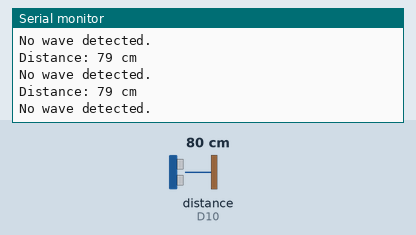
Bench run of a sketch on a simulated Arduino MKR. Parts: the last lines printed to the serial monitor. Wiring (inferred from the names in the program): ultrasonic range finder: trigger D9; echo D10. The inputs (shaded band) are chosen by the test bench; at power-on: distance to the obstacle (sensor on D10) 80 cm. The echo pulse lasts 58.3 µs per cm; WiFi joins after 1.5 s; servers stay silent unless stated; no MQTT or app messages arrive unless stated.

Above: at 3.2 s.
3.3 s: distance to the obstacle (sensor on D10) set to 2 cm
At 4.5 s:
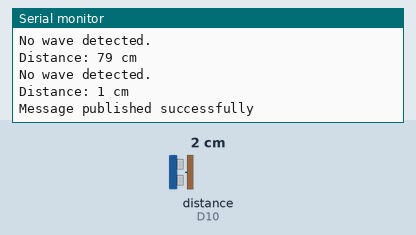
4.8 s: distance to the obstacle (sensor on D10) set to 4 cm
At 7.1 s:
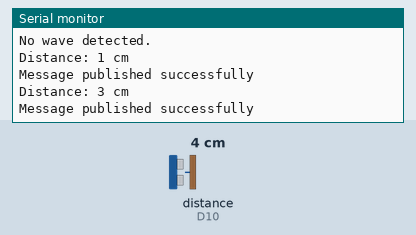
Timing chart, 0 to 8.6 s (numbered marks = the images above; inputs shaded):
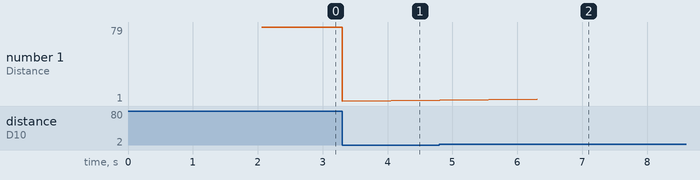

The sketch:

Task3.3DPublisherCode.ino
```cpp
//---------------PUBLISHER CODE: This code sends messages to a specific MQTT topic based on certain conditions (like detecting a wave with an ultrasonic sensor).------

#include <WiFiNINA.h>
#include <PubSubClient.h>

// WiFi credentials and MQTT server settings
const char* ssid = "Vansh";           // WiFi SSID
const char* password = "12345678";     // WiFi password
const char* mqtt_server = "broker.emqx.io";  // EMQX MQTT broker
const int mqtt_port = 1883;
const char* mqtt_topic_wave = "SIT210/wave";  // MQTT topic

// Ultrasonic Sensor pins
const int trigPin = 9;
const int echoPin = 10;
long duration;
int distance;

// Instances for WiFiClient and PubSubClient
WiFiClient espClient;
PubSubClient client(espClient);

// Function to initialize ultrasonic sensor
void setupUltrasonicSensor(int trigPin, int echoPin) {
    pinMode(trigPin, OUTPUT);
    pinMode(echoPin, INPUT);
}

// Function to handle WiFi connection
void connectToWiFi(const char* ssid, const char* password) {
    Serial.print("Connecting to WiFi");

    // Attempt to connect until successful
    while (WiFi.status() != WL_CONNECTED) {
        WiFi.begin(ssid, password);
        delay(500);
        Serial.print(".");
    }

    Serial.println("\nConnected to WiFi");
}

// Function to handle MQTT connection
void connectToMQTT() {
    while (!client.connected()) {
        Serial.print("Attempting MQTT connection...");
        // Attempt to connect to MQTT broker
        if (client.connect("ArduinoPublisher")) {
            Serial.println("Connected to MQTT broker");
        } else {
            Serial.print("MQTT connection failed, retrying in 5 seconds...");
            delay(5000);  // Wait 5 seconds before retrying
        }
    }
}

// Function to read ultrasonic sensor distance in cm
int readUltrasonicDistance(int trigPin, int echoPin) {
    // Send trigger pulse
    digitalWrite(trigPin, LOW);
    delayMicroseconds(2);       // Ensure trigger is off for at least 2 µs
    digitalWrite(trigPin, HIGH);
    delayMicroseconds(10);      // Trigger pulse duration (10 µs)
    digitalWrite(trigPin, LOW);

    // Read echo pulse duration
    long duration = pulseIn(echoPin, HIGH);

    // Calculate distance in cm and return it
    return duration * 0.034 / 2;
}

// Function to publish a message to the MQTT topic
void publishMQTTMessage(const char* topic, const char* message) {
    if (client.publish(topic, message)) {
        Serial.println("Message published successfully");
    } else {
        Serial.println("Failed to publish message");
    }
}

// Function to detect waves and send MQTT message if detected
void detectWaveAndPublish() {
    int distance = readUltrasonicDistance(trigPin, echoPin);

    // Debug print to check actual readings
    Serial.print("Distance: ");
    Serial.print(distance);
    Serial.println(" cm");

    // If distance is within 20 cm, consider it a wave
    if (distance > 0 && distance < 20) {
        publishMQTTMessage(mqtt_topic_wave, "Wave detected");
        delay(3000);  // Avoid publishing too frequently
    } else {
        Serial.println("No wave detected.");
    }
}

void setup() {
    // Initialize serial communication for debugging
    Serial.begin(9600);

    // Initialize ultrasonic sensor
    setupUltrasonicSensor(trigPin, echoPin);

    // Connect to WiFi
    connectToWiFi(ssid, password);

    // Setup MQTT server details
    client.setServer(mqtt_server, mqtt_port);
}

void loop() {
    // Ensure MQTT connection is alive
    if (!client.connected()) {
        connectToMQTT();
    }

    // Call loop to handle MQTT communication
    client.loop();

    // Check for wave detection and publish message if necessary
    detectWaveAndPublish();
}
```

Measured:
- after the input at 3.3 s, the serial monitor: prints a new line at once (image 1)
- after the input at 4.8 s, the serial monitor: prints a new line after 1.5 s (image 2)
- plotted number 1: 79 → 1 after the input at 3.3 s, 1 → 3 after the input at 4.8 s
